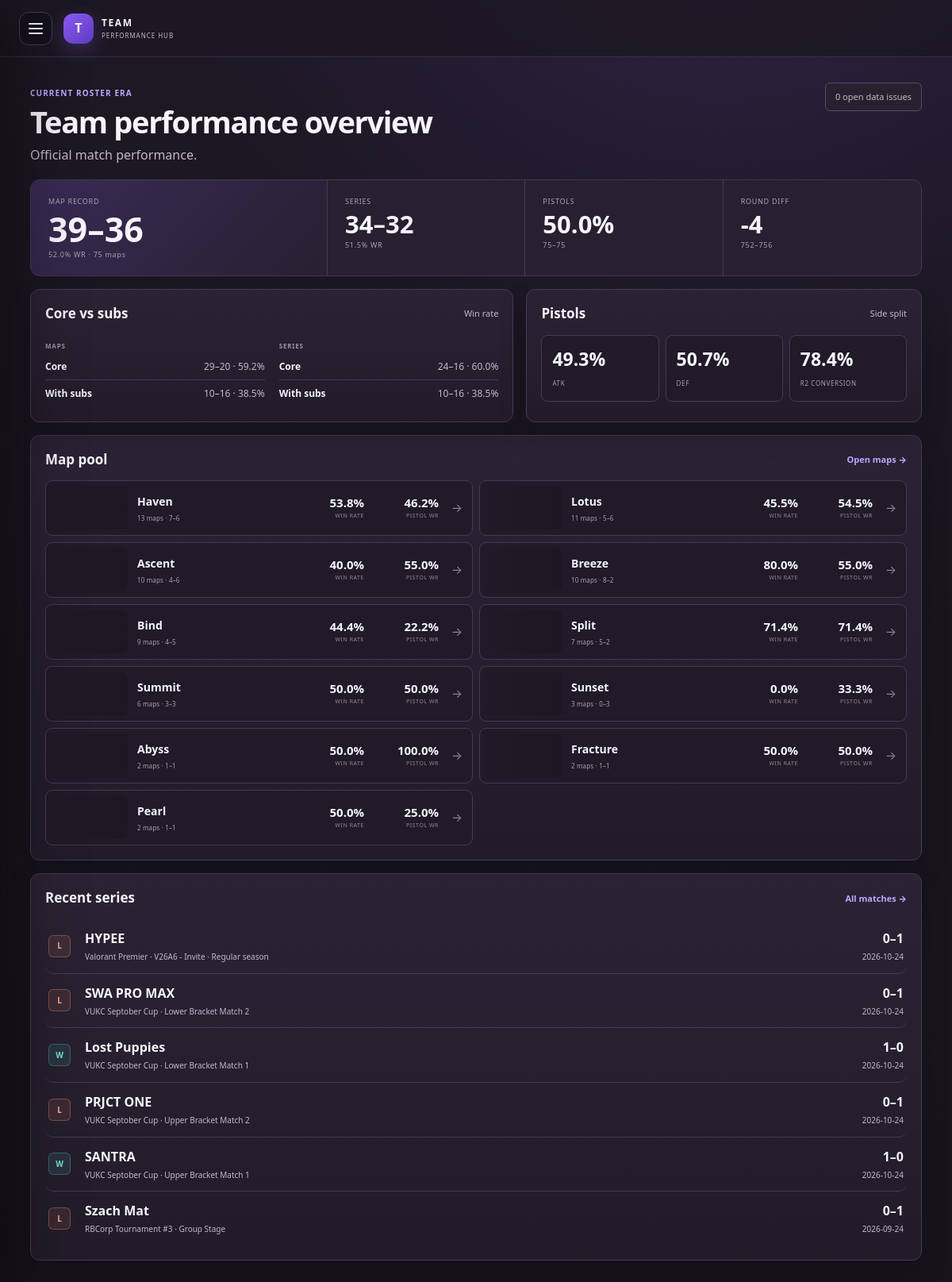
The page / on the database its author committed.
### tables this page shows
CREATE TABLE series (
    id INTEGER PRIMARY KEY,
    event_id INTEGER NOT NULL REFERENCES events(id) ON DELETE CASCADE,
    series_key TEXT NOT NULL UNIQUE,
    stage TEXT,
    opponent TEXT NOT NULL,
    played_at TEXT,
    best_of INTEGER NOT NULL DEFAULT 1,
    maps_won INTEGER NOT NULL DEFAULT 0,
    maps_lost INTEGER NOT NULL DEFAULT 0,
    result TEXT CHECK(result IN ('W','L','D','N/A')),
    roster_category TEXT,
    is_bye INTEGER NOT NULL DEFAULT 0,
    bye_result TEXT,
    notes TEXT
);

CREATE TABLE events (
    id INTEGER PRIMARY KEY,
    slug TEXT NOT NULL UNIQUE,
    name TEXT NOT NULL,
    competition TEXT NOT NULL,
    event_notes TEXT,
    placement_text TEXT,
    first_date TEXT,
    last_date TEXT
);

### app/main.py (the view)
@app.get("/", response_class=HTMLResponse)
def overview(request: Request):
    with connect() as con:
        map_totals = con.execute("""SELECT COUNT(*) maps,SUM(result='W') wins,SUM(result='L') losses,SUM(score_for) rounds_for,SUM(score_against) rounds_against FROM maps""").fetchone()
        series_totals = con.execute("""SELECT COUNT(*) series,SUM(result='W') wins,SUM(result='L') losses FROM series WHERE is_bye=0""").fetchone()
        pistol = con.execute("""SELECT SUM(pistol_wins) wins,SUM(pistol_played) played,SUM(attack_wins) attack_wins,SUM(attack_played) attack_played,SUM(defense_wins) defense_wins,SUM(defense_played) defense_played,SUM(conversion_wins) conversion_wins,SUM(conversion_opportunities) conversion_opportunities FROM map_pistols""").fetchone()
        roster = con.execute("""SELECT roster_category,COUNT(*) maps,SUM(result='W') wins,SUM(result='L') losses FROM maps GROUP BY roster_category ORDER BY maps DESC""").fetchall()
        map_roster_split = con.execute("""SELECT CASE WHEN roster_category='core' THEN 'core' ELSE 'with_subs' END context,COUNT(*) played,SUM(result='W') wins,SUM(result='L') losses FROM maps GROUP BY context ORDER BY context""").fetchall()
        series_roster_split = con.execute("""SELECT CASE WHEN roster_category='core' THEN 'core' ELSE 'with_subs' END context,COUNT(*) played,SUM(result='W') wins,SUM(result='L') losses FROM series WHERE is_bye=0 GROUP BY context ORDER BY context""").fetchall()
        map_pool = con.execute("""SELECT m.map_name,MAX(m.map_image_url) map_image_url,COUNT(*) games,SUM(m.result='W') wins,SUM(m.result='L') losses,SUM(p.pistol_wins) pistol_wins,SUM(p.pistol_played) pistol_played,SUM(m.score_for)-SUM(m.score_against) round_diff FROM maps m JOIN map_pistols p ON p.map_id=m.id GROUP BY m.map_name ORDER BY games DESC,m.map_name""").fetchall()
        recent = con.execute("""SELECT s.*,e.name event_name FROM series s JOIN events e ON e.id=s.event_id WHERE s.is_bye=0 ORDER BY s.played_at DESC LIMIT 6""").fetchall()
        open_issues = con.execute("SELECT COUNT(*) FROM data_issues WHERE resolved=0").fetchone()[0]
    return templates.TemplateResponse(request, "overview.html", {"map_totals":map_totals,"series_totals":series_totals,"pistol":pistol,"roster":roster,"map_roster_split":map_roster_split,"series_roster_split":series_roster_split,"map_pool":map_pool,"recent":recent,"open_issues":open_issues})

### app/templates/overview.html (shortened to what this page needs)
{% extends 'base.html' %}
{% block content %}
<header class="page-head hero-head overview-head"><div><span class="eyebrow">CURRENT ROSTER ERA</span><h1>Team performance overview</h1><p>Official match performance.</p></div><a class="health-pill {% if open_issues %}warn{% endif %}" href="/data-health">{{ open_issues }} open data issue{% if open_issues != 1 %}s{% endif %}</a></header>
<section class="overview-scoreboard">
  <article class="overview-primary"><span>MAP RECORD</span><strong>{{ map_totals.wins }}–{{ map_totals.losses }}</strong><small>{{ pct(map_totals.wins,map_totals.maps) }}% WR · {{ map_totals.maps }} maps</small></article>
  <article><span>SERIES</span><b>{{ series_totals.wins }}–{{ series_totals.losses }}</b><small>{{ pct(series_totals.wins,series_totals.series) }}% WR</small></article>
  <article><span>PISTOLS</span><b>{{ pct(pistol.wins,pistol.played) }}%</b><small>{{ pistol.wins }}–{{ pistol.played-pistol.wins }}</small></article>
  <article><span>ROUND DIFF</span><b>{% if map_totals.rounds_for-map_totals.rounds_against >= 0 %}+{% endif %}{{ map_totals.rounds_for-map_totals.rounds_against }}</b><small>{{ map_totals.rounds_for }}–{{ map_totals.rounds_against }}</small></article>
</section>
<section class="overview-columns">
  <div class="panel overview-module"><div class="panel-head"><h2>Core vs subs</h2><span>Win rate</span></div><div class="overview-split-list"><div><small>MAPS</small>{% for r in map_roster_split %}<div class="compare-row"><b>{{roster_label(r.context)}}</b><span>{{r.wins}}–{{r.losses}} · {{pct(r.wins,r.played)}}%</span></div>{% endfor %}</div><div><small>SERIES</small>{% for r in series_roster_split %}<div class="compare-row"><b>{{roster_label(r.context)}}</b><span>{{r.wins}}–{{r.losses}} · {{pct(r.wins,r.played)}}%</span></div>{% endfor %}</div></div></div>
  <div class="panel overview-module"><div class="panel-head"><h2>Pistols</h2><span>Side split</span></div><div class="overview-pistol"><div><b>{{pct(pistol.attack_wins,pistol.attack_played)}}%</b><span>ATK</span></div><div><b>{{pct(pistol.defense_wins,pistol.defense_played)}}%</b><span>DEF</span></div><div><b>{{pct(pistol.conversion_wins,pistol.conversion_opportunities)}}%</b><span>R2 conversion</span></div></div></div>
</section>
<section class="panel overview-module"><div class="panel-head"><h2>Map pool</h2><a href="/maps">Open maps →</a></div><div class="overview-map-list">{% for m in map_pool %}<a href="/maps" class="overview-map-row"><div class="overview-map-thumb" {% if m.map_image_url %}style="--overview-map:url('{{m.map_image_url}}')"{% endif %}></div><div class="overview-map-name"><b>{{m.map_name}}</b><span>{{m.games}} maps · {{m.wins}}–{{m.losses}}</span></div><div class="overview-map-stat"><strong>{{pct(m.wins,m.games)}}%</strong><small>Win rate</small></div><div class="overview-map-stat"><strong>{{pct(m.pistol_wins,m.pistol_played)}}%</strong><small>Pistol WR</small></div><span class="overview-map-arrow">→</span></a>{% endfor %}</div></section>
<section class="panel overview-module"><div class="panel-head"><h2>Recent series</h2><a href="/matches">All matches →</a></div><div class="match-list">{% for s in recent %}<a class="match-row clickable" href="/matches/{{ s.id }}"><span class="result {{ s.result|lower }}">{{ s.result }}</span><div><b>{{ s.opponent }}</b><small>{{ s.event_name }}{% if s.stage %} · {{ s.stage }}{% endif %}</small></div><div class="score">{{ s.maps_won }}–{{ s.maps_lost }}<small>{{ s.played_at[:10] if s.played_at else '' }}</small></div></a>{% endfor %}</div></section>
{% endblock %}

### rows shown on the page
series: result "L", opponent "HYPEE", event_name "Valorant Premier · V26A6 - Invite", stage "Regular season", maps_won "0", maps_lost "1", played_at "2026-10-24"
series: result "L", opponent "SWA PRO MAX", event_name "VUKC Septober Cup", stage "Lower Bracket Match 2", maps_won "0", maps_lost "1", played_at "2026-10-24"
series: result "W", opponent "Lost Puppies", event_name "VUKC Septober Cup", stage "Lower Bracket Match 1", maps_won "1", maps_lost "0", played_at "2026-10-24"
series: result "L", opponent "PRJCT ONE", event_name "VUKC Septober Cup", stage "Upper Bracket Match 2", maps_won "0", maps_lost "1", played_at "2026-10-24"
series: result "W", opponent "SANTRA", event_name "VUKC Septober Cup", stage "Upper Bracket Match 1", maps_won "1", maps_lost "0", played_at "2026-10-24"
series: result "L", opponent "Szach Mat", event_name "RBCorp Tournament #3", stage "Group Stage", maps_won "0", maps_lost "1", played_at "2026-09-24"

### other values the page prints
{{ open_issues }} "0"
{{ map_totals.wins }} "39"
{{ map_totals.losses }} "36"
{{ pct(map_totals.wins,map_totals.maps) }} "52.0"
{{ map_totals.maps }} "75"
{{ series_totals.wins }} "34"
{{ series_totals.losses }} "32"
{{ pct(series_totals.wins,series_totals.series) }} "51.5"
{{ pct(pistol.wins,pistol.played) }} "50.0"
{{ pistol.wins }} "75"
{{ pistol.played-pistol.wins }} "75"
{{ map_totals.rounds_for-map_totals.rounds_against }} "-4"
{{ map_totals.rounds_for }} "752"
{{ map_totals.rounds_against }} "756"
{{ roster_label(r.context) }} "Core" "With subs"
